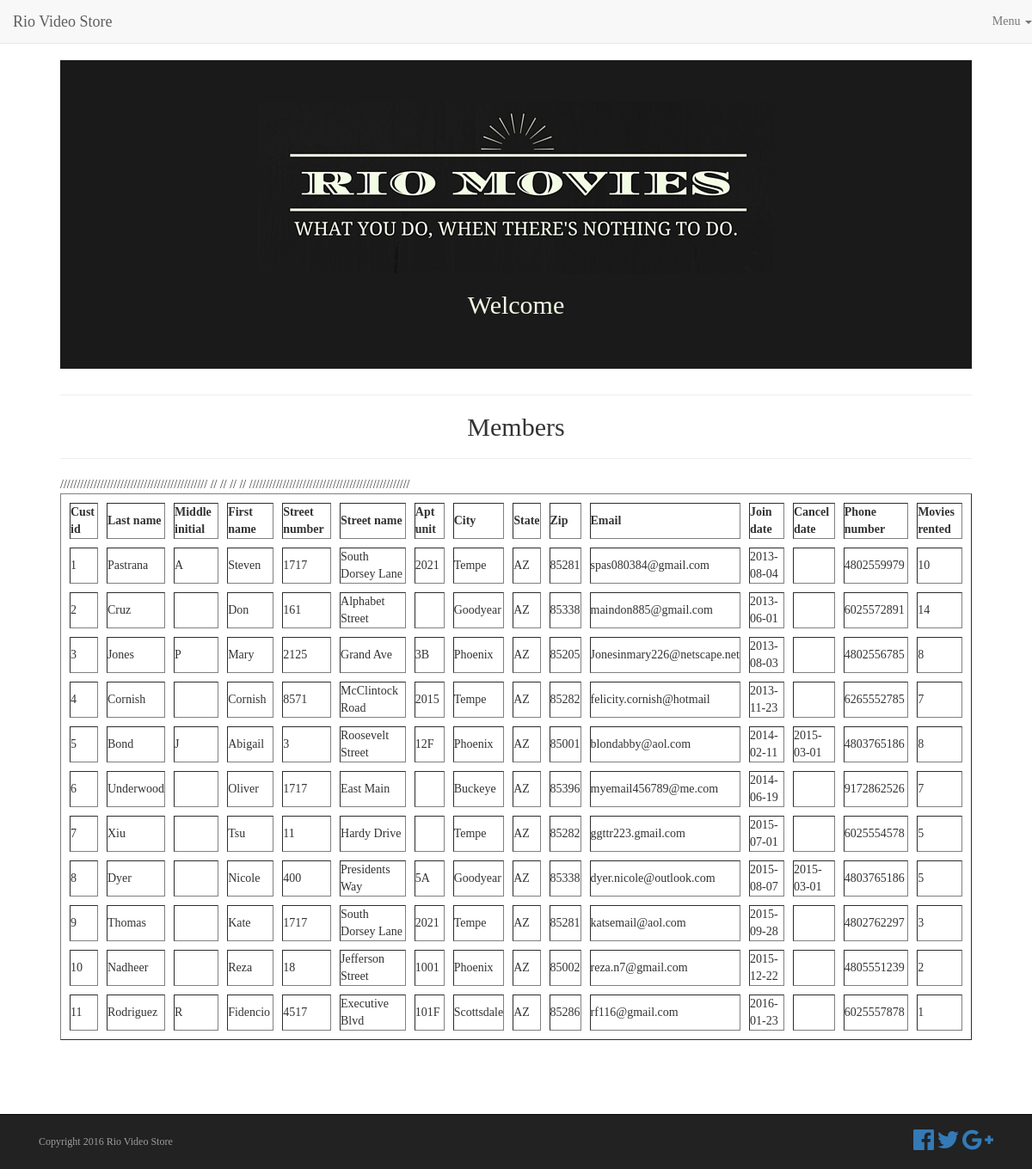
/members.php, run on the app's committed database.
### tables this page shows
CREATE TABLE `customer_table` (
  `Cust_id` int(10) unsigned NOT NULL AUTO_INCREMENT,
  `Last_name` varchar(20) NOT NULL,
  `Middle_initial` varchar(1) DEFAULT NULL,
  `First_name` varchar(20) NOT NULL,
  `Street_number` int(8) NOT NULL,
  `Street_name` varchar(25) NOT NULL,
  `Apt_unit` varchar(10) DEFAULT NULL,
  `City` varchar(25) NOT NULL,
  `State` varchar(2) NOT NULL,
  `Zip` int(5) NOT NULL,
  `Email` varchar(50) DEFAULT NULL,
  `Member_join` varchar(15) NOT NULL,
  `Member_cancel` varchar(15) DEFAULT NULL,
  `Phone_number` varchar(10) DEFAULT NULL,
  `Movies_rented` int(4) DEFAULT NULL,
  PRIMARY KEY (`Cust_id`),
  UNIQUE KEY `idtable1_UNIQUE` (`Cust_id`)
);

### members.php (the view, shortened to what this page needs)
<?php
$hostname = "localhost";
$username = "root";
$password = "";
$databaseName = "videostoremodel";
 $connect = mysqli_connect($hostname, $username, $password, $databaseName);
?>
<!DOCTYPE html>
<html lang="en">
<head>
  <link href="css/bootstrap.min.css" rel="stylesheet">
  <link href="css/custom.css" rel="stylesheet">
  <link rel="stylesheet" href="https://maxcdn.bootstrapcdn.com/font-awesome/4.5.0/css/font-awesome.min.css">
    </head>
    <body>
      <nav class="navbar navbar-default navbar-fixed-top">
        <div class"container">
        <a class="navbar-brand" href="welcome.php">Rio Video Store</a>
        <div class="navbar-collapse collapse">
          <ul class="nav navbar-nav navbar-right">
            <li class="dropdown">
              <a href="#" class="dropdown-toggle"
              data-toggle="dropdown"> Menu <b class="caret"></b></a>
            </li>
          </ul>
        </div>
      </div>
    </nav>
<?php
$query = "SELECT * FROM customer_table";
$result = mysqli_query($connect, $query);
?>
    <div class="jumbotron text-center">
      <div class="container">
        <center><img class="img-responsive" src="img/rmBanner.jpg" alt="rio movie banner"></center>
        <h2 >Welcome</h2>
      </div>
    </div>
<header>
  <hr><h2 align="center">Members</h2><hr>
</header>
<table align="center" border="1" cellpadding="1" cellspacing="1">
<tr>
  <th>Cust id</th>
  <th>Last name</th>
  <th>Middle initial</th>
  <th>First name</th>
  <th>Street number</th>
  <th>Street name</th>
  <th>Apt unit</th>
  <th>City</th>
  <th>State</th>
  <th>Zip</th>
  <th>Email</th>
  <th>Join date</th>
  <th>Cancel date</th>
  <th>Phone number</th>
  <th>Movies rented</th>
</tr>
<?php while($row1 = mysqli_fetch_array($result)):;?>
  <tr>
    <td><?php echo $row1[0];?></td>
    <td><?php echo $row1[1];?></td>
    <td><?php echo $row1[2];?></td>
    <td><?php echo $row1[3];?></td>
    <td><?php echo $row1[4];?></td>
    <td><?php echo $row1[5];?></td>
    <td><?php echo $row1[6];?></td>
    <td><?php echo $row1[7];?></td>
    <td><?php echo $row1[8];?></td>
    <td><?php echo $row1[9];?></td>
    <td><?php echo $row1[10];?></td>
    <td><?php echo $row1[11];?></td>
    <td><?php echo $row1[12];?></td>
    <td><?php echo $row1[13];?></td>
    <td><?php echo $row1[14];?></td>
  </tr>
<?php endwhile;?>
</table>
    <br><br><br><br>
    <div class="navbar navbar-inverse navbar-fixed-bottom">
      <div class="container">
        <div class="navbar-text pull-left">
          <h6>Copyright 2016 Rio Video Store</h6>
        </div>
        <div class="navbar-text pull-right">
          <a href="#"><i class="fa fa-facebook-official fa-2x"></i></a>
          <a href="#"><i class="fa fa-twitter fa-2x"></i></a>
          <a href="#"><i class="fa fa-google-plus fa-2x"></i></a>
        </div>
      </div>
    </div>
  </body>
  </html>

### css/custom.css (style rules this page uses)
body { padding:70px; font-family:Times; }
.jumbotron { background-color: #1A1A1A; }
.jumbotron h2 { color:#F2FCE2; }
table { border-spacing: 10px; border-collapse: separate; }

### data on the page
customer_table: Cust_id "1", Last_name "Pastrana", Middle_initial "A", First_name "Steven", Street_number "1717", Street_name "South Dorsey Lane", Apt_unit "2021", City "Tempe", State "AZ", Zip "85281", Email "spas080384@gmail.com", Member_join "2013-08-04", Phone_number "4802559979", Movies_rented "10"
customer_table: Cust_id "2", Last_name "Cruz", First_name "Don", Street_number "161", Street_name "Alphabet Street", City "Goodyear", State "AZ", Zip "85338", Email "maindon885@gmail.com", Member_join "2013-06-01", Phone_number "6025572891", Movies_rented "14"
customer_table: Cust_id "3", Last_name "Jones", Middle_initial "P", First_name "Mary", Street_number "2125", Street_name "Grand Ave", Apt_unit "3B", City "Phoenix", State "AZ", Zip "85205", Email "Jonesinmary226@netscape.net", Member_join "2013-08-03", Phone_number "4802556785", Movies_rented "8"
customer_table: Cust_id "4", Last_name "Cornish", First_name "Cornish", Street_number "8571", Street_name "McClintock Road", Apt_unit "2015", City "Tempe", State "AZ", Zip "85282", Email "felicity.cornish@hotmail", Member_join "2013-11-23", Phone_number "6265552785", Movies_rented "7"
customer_table: Cust_id "5", Last_name "Bond", Middle_initial "J", First_name "Abigail", Street_number "3", Street_name "Roosevelt Street", Apt_unit "12F", City "Phoenix", State "AZ", Zip "85001", Email "blondabby@aol.com", Member_join "2014-02-11", Member_cancel "2015-03-01", Phone_number "4803765186", Movies_rented "8"
customer_table: Cust_id "6", Last_name "Underwood", First_name "Oliver", Street_number "1717", Street_name "East Main", City "Buckeye", State "AZ", Zip "85396", Email "myemail456789@me.com", Member_join "2014-06-19", Phone_number "9172862526", Movies_rented "7"
customer_table: Cust_id "7", Last_name "Xiu", First_name "Tsu", Street_number "11", Street_name "Hardy Drive", City "Tempe", State "AZ", Zip "85282", Email "ggttr223.gmail.com", Member_join "2015-07-01", Phone_number "6025554578", Movies_rented "5"
customer_table: Cust_id "8", Last_name "Dyer", First_name "Nicole", Street_number "400", Street_name "Presidents Way", Apt_unit "5A", City "Goodyear", State "AZ", Zip "85338", Email "dyer.nicole@outlook.com", Member_join "2015-08-07", Member_cancel "2015-03-01", Phone_number "4803765186", Movies_rented "5"
customer_table: Cust_id "9", Last_name "Thomas", First_name "Kate", Street_number "1717", Street_name "South Dorsey Lane", Apt_unit "2021", City "Tempe", State "AZ", Zip "85281", Email "katsemail@aol.com", Member_join "2015-09-28", Phone_number "4802762297", Movies_rented "3"
customer_table: Cust_id "10", Last_name "Nadheer", First_name "Reza", Street_number "18", Street_name "Jefferson Street", Apt_unit "1001", City "Phoenix", State "AZ", Zip "85002", Email "reza.n7@gmail.com", Member_join "2015-12-22", Phone_number "4805551239", Movies_rented "2"
customer_table: Cust_id "11", Last_name "Rodriguez", Middle_initial "R", First_name "Fidencio", Street_number "4517", Street_name "Executive Blvd", Apt_unit "101F", City "Scottsdale", State "AZ", Zip "85286", Email "rf116@gmail.com", Member_join "2016-01-23", Phone_number "6025557878", Movies_rented "1"
